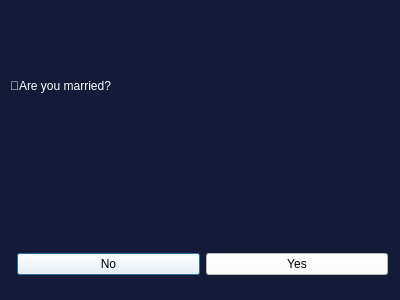
<?xml version="1.0" encoding="UTF-8"?>
<ui version="4.0">
 <class>taxDialog</class>
 <widget class="QDialog" name="taxDialog">
  <property name="geometry">
   <rect>
    <x>0</x>
    <y>0</y>
    <width>400</width>
    <height>300</height>
   </rect>
  </property>
  <property name="windowTitle">
   <string>Dialog</string>
  </property>
  <property name="styleSheet">
   <string notr="true">QDialog
{
background-color: #131b39
}</string>
  </property>
  <widget class="QLabel" name="label">
   <property name="geometry">
    <rect>
     <x>10</x>
     <y>60</y>
     <width>351</width>
     <height>51</height>
    </rect>
   </property>
   <property name="styleSheet">
    <string notr="true">QLabel
{
color:white;
	background-color: transparent;
	font: 27pt &quot;Al Bayan&quot;;
}
</string>
   </property>
   <property name="text">
    <string>💍Are you married?</string>
   </property>
  </widget>
  <widget class="QWidget" name="horizontalLayoutWidget">
   <property name="geometry">
    <rect>
     <x>17</x>
     <y>239</y>
     <width>371</width>
     <height>51</height>
    </rect>
   </property>
   <layout class="QHBoxLayout" name="horizontalLayout">
    <item>
     <widget class="QPushButton" name="no_btn">
      <property name="styleSheet">
       <string notr="true">QPushButton
{
	background-color: rgb(255, 255, 255);
color:black;
}
</string>
      </property>
      <property name="text">
       <string>No</string>
      </property>
     </widget>
    </item>
    <item>
     <widget class="QPushButton" name="yes_btn">
      <property name="styleSheet">
       <string notr="true">QPushButton
{
	background-color: rgb(255, 255, 255);
	color:black;
}
</string>
      </property>
      <property name="text">
       <string>Yes</string>
      </property>
     </widget>
    </item>
   </layout>
  </widget>
 </widget>
 <resources/>
 <connections/>
</ui>
